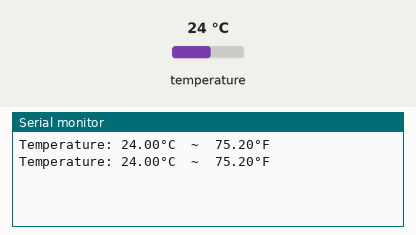
This sketch was run on a simulated Arduino Uno, built with avr-gcc and run on an emulated ATmega328P. Shown: the last lines printed to the serial monitor. The test bench sets the inputs (shaded band); at power-on: temperature 24 °C.

Above: at 2.8 s.
2.9 s: temperature set to 12 °C
At 4.3 s:
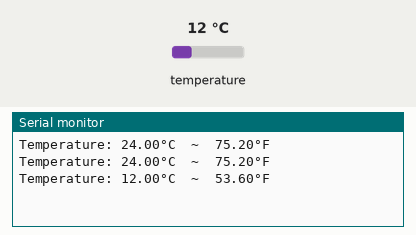
4.7 s: temperature set to 19 °C
At 4.7 s:
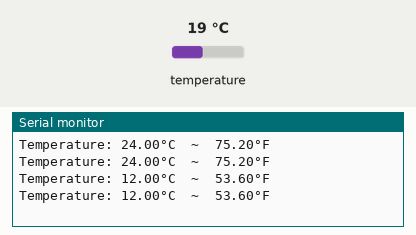
Timing chart, 0 to 7.7 s (numbered marks = the images above; inputs shaded):
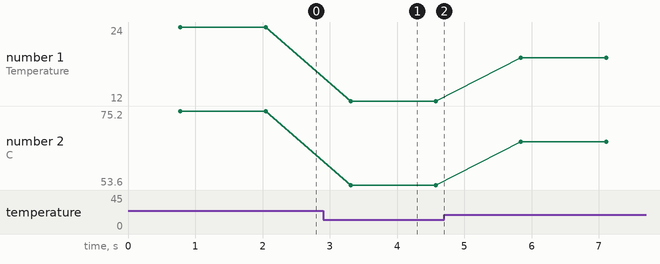

The sketch:

DS18b20.ino
```cpp
#include <OneWire.h>
#include <DallasTemperature.h>

const int SENSOR_PIN = 5; // Arduino pin connected to DS18B20 sensor's DQ pin

OneWire oneWire(SENSOR_PIN);         // setup a oneWire instance
DallasTemperature tempSensor(&oneWire); // pass oneWire to DallasTemperature library

float tempCelsius;    // temperature in Celsius
float tempFahrenheit; // temperature in Fahrenheit

void setup()
{
  Serial.begin(9600); // initialize serial
  tempSensor.begin();    // initialize the sensor
}

void loop()
{
  tempSensor.requestTemperatures();             // send the command to get temperatures
  tempCelsius = tempSensor.getTempCByIndex(0);  // read temperature in Celsius
  tempFahrenheit = tempCelsius * 9 / 5 + 32; // convert Celsius to Fahrenheit

  Serial.print("Temperature: ");
  Serial.print(tempCelsius);    // print the temperature in Celsius
  Serial.print("°C");
  Serial.print("  ~  ");        // separator between Celsius and Fahrenheit
  Serial.print(tempFahrenheit); // print the temperature in Fahrenheit
  Serial.println("°F");

  delay(500);
}
```

Measured:
- after the input at 2.9 s, the serial monitor: prints a new line after 0.41 s (image 1)
- plotted number 1: 24 → 12 after the input at 2.9 s, 12 → 19 after the input at 4.7 s
- plotted number 2: 75.2 → 53.6 after the input at 2.9 s, 53.6 → 66.2 after the input at 4.7 s
